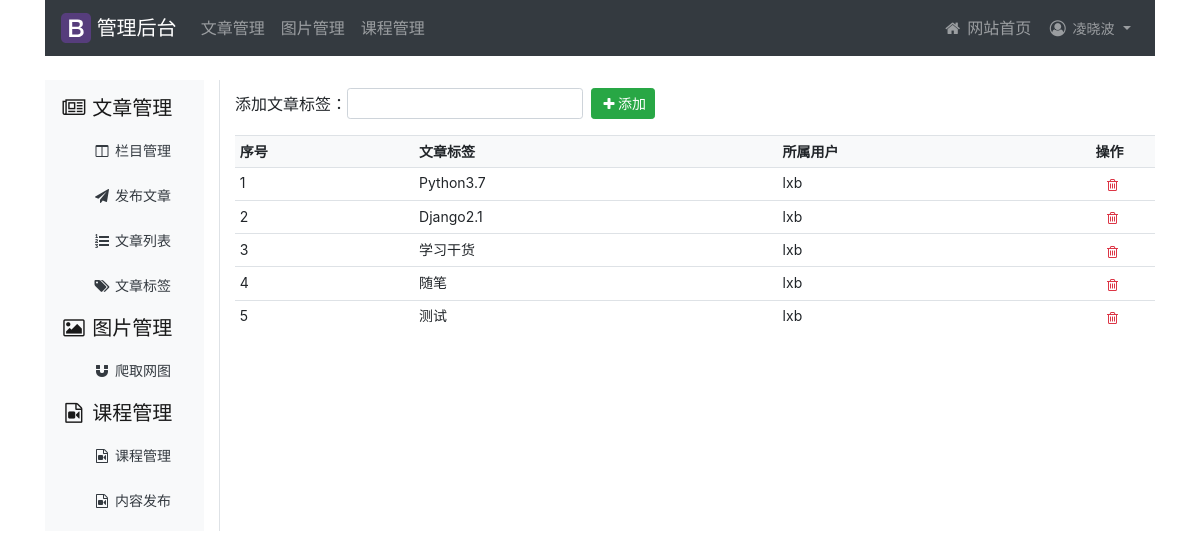
Screenshot of /article/article-tag/ (signed in) with the database file from the repository.
### article/models.py (models this page shows, shortened)
class ArticleTag(models.Model):
    author = models.ForeignKey(User, related_name='tag', on_delete=models.CASCADE, verbose_name='作者')
    tag = models.CharField('标签', max_length=500)

### article/views.py (the view, shortened to what this page needs)
# urls.py: path('article-tag/', views.article_tag, name='article_tag'),
@login_required
@csrf_exempt
def article_tag(request):
    if request.method == "GET":
        article_tags = ArticleTag.objects.filter(author=request.user)
        article_tag_form = ArticleTagForm()
        return render(request, 'article/tag/tag_list.html', {'article_tags': article_tags,
                                                             'article_tag_form': article_tag_form})

### article/forms.py
class ArticleTagForm(forms.ModelForm):
    class Meta:
        model = ArticleTag
        fields = ['tag']
        widgets = {
            'tag': TextInput(attrs={'class': 'form-control form-control-sm'}),
        }

### templates/article/tag/tag_list.html (shortened to what this page needs)
{% extends "article/base.html" %}
{% load staticfiles %}
{% block content %}
    <div class="d-flex justify-content-between flex-wrap flex-md-nowrap align-items-center pb-2 mt-2 mb-2">
        <form class="form-inline" action="" method="post">
            <div class="form-group">
                <div>添加文章标签：</div>
                {{ article_tag_form.tag }}
            </div>
            <button type="button" class="btn btn-sm btn-success ml-2" onclick="add_tag()">
                <i class="fa fa-fw fa-plus"></i>添加
            </button>
        </form>
    </div>
    <table class="table table-sm small table-hover">
        <tr class="bg-light font-weight-bold">
            <td>序号</td>
            <td>文章标签</td>
            <td>所属用户</td>
            <td width="7%">操作</td>
        </tr>
        {% for article_tag in article_tags %}
            <tr id="{{ forloop.counter }}">
                <td>{{ forloop.counter }}</td>
                <td>{{ article_tag.tag }}</td>
                <td>{{ article_tag.author }}</td>
                <td class="text-nowrap">
                    <div class="btn-group btn-group-sm" role="group" aria-label="...">
                        <a name="delete" href="javascript:" onclick="del_tag(this, {{ article_tag.id }})">
                            <i class="fa fa-fw fa-trash-o text-danger ml-2"></i>
                        </a>
                    </div>
                </td>
            </tr>
        {% empty %}
            <p class="alert alert-danger">还没有标签，太懒了。</p>
        {% endfor %}
    </table>
    {% include "paginator.html" %}
{% endblock %}

### templates/article/header.html (shortened to what this page needs)
{% load staticfiles %}
<div class="container">
    <nav class="navbar navbar-expand-lg navbar-dark bg-dark mb-4" role="navigation">
        <a class="navbar-brand" href="#">
            <img src="{% static 'images/bootstrap-solid.svg' %}" width="30" height="30" class="d-inline-block align-top" alt="">
            管理后台
        </a>
        <div class="collapse navbar-collapse" id="navbarNav">
            <ul class="navbar-nav">
                <li class="nav-item">
                    <a class="nav-link" href="{% url 'article:article_column' %}">文章管理</a>
                </li>
                <li class="nav-item">
                    <a class="nav-link" href="{% url 'image:list_images' %}">图片管理</a>
                </li>
                <li class="nav-item">
                    <a class="nav-link" href="{% url 'course:manage_course' %}">课程管理</a>
                </li>
            </ul>
            <ul class="navbar-nav flex-row ml-md-auto d-none d-md-flex">
                    <li class="nav-item">
                        <a class="nav-link" href="{% url 'home' %}">
                            <i class="fa fa-fw fa-home"></i> 网站首页
                        </a>
                    </li>
                {% if user.is_authenticated %}
                    <li class="nav-item dropdown">
                        <a class="nav-link dropdown-toggle" href="#" id="navbarDropdown" role="button" data-toggle="dropdown" aria-haspopup="true" aria-expanded="false">
                            <i class="fa fa-fw fa-user-circle-o"></i>
                            {% if user.last_name %}
                                <span class="small">{{ user.last_name }}{{ user.first_name }}</span>
                            {% else %}
                                {{ user.username }}
                            {% endif %}
                        </a>
                    </li>
                {% endif %}
            </ul>
        </div>
    </nav>
</div>

### rows the page displays
ArticleTag: tag "Python3.7", author "lxb"
ArticleTag: tag "Django2.1", author "lxb"
ArticleTag: tag "学习干货", author "lxb"
ArticleTag: tag "随笔", author "lxb"
ArticleTag: tag "测试", author "lxb"

### other values shown
{{ user.last_name }} "凌"
{{ user.first_name }} "晓波"
